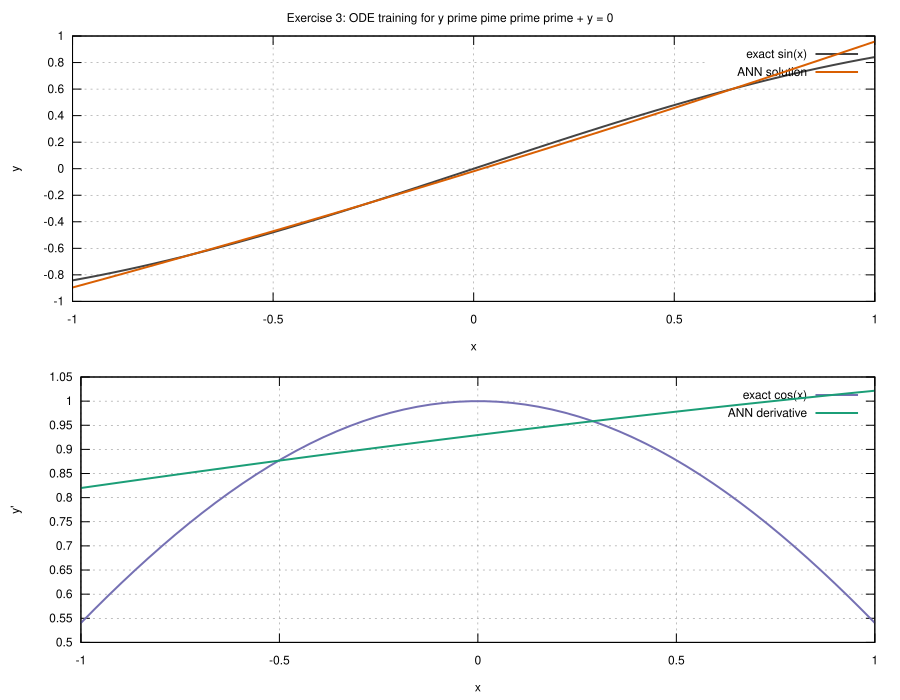

Write gnuplot code to recreate this figure.
set terminal svg enhanced size 800,600 background rgb "white"
set terminal svg size 900,700 enhanced font 'Helvetica,12'
set output 'plot_ode.svg'
set multiplot layout 2,1 title 'Exercise 3: ODE training for y prime pime prime prime + y = 0'
set grid
set key top right
set xlabel 'x'
set ylabel 'y'
plot 'ann_ode.data' using 1:2 with lines lw 2 lc rgb '#444444' title 'exact sin(x)', \
     'ann_ode.data' using 1:3 with lines lw 2 lc rgb '#d95f02' title 'ANN solution'
set xlabel 'x'
set ylabel "y'"
plot 'ann_ode.data' using 1:5 with lines lw 2 lc rgb '#7570b3' title "exact cos(x)", \
     'ann_ode.data' using 1:4 with lines lw 2 lc rgb '#1b9e77' title "ANN derivative"
unset multiplot
